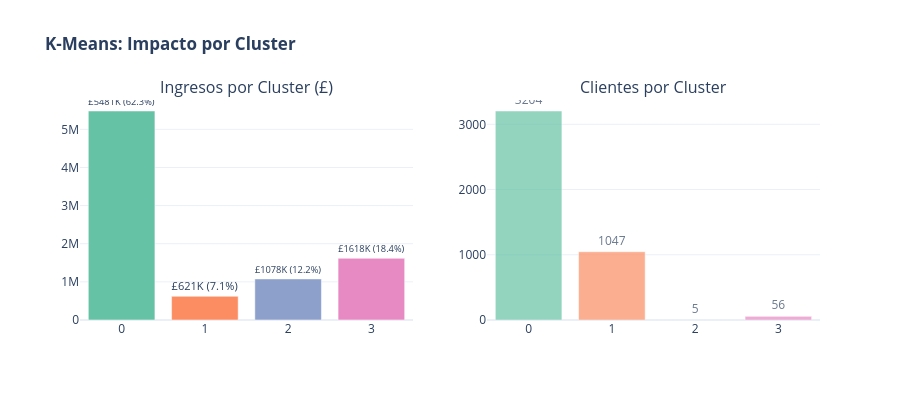

The code cell stored with this chart in its notebook:
### Code cell
# Ingresos por cluster
rev_cluster = rfm.groupby('Cluster_KM')['Monetario'].sum().reset_index()
rev_cluster['%'] = (rev_cluster['Monetario'] / rev_cluster['Monetario'].sum() * 100).round(1)
rev_cluster['Clientes'] = rfm.groupby('Cluster_KM').size().values

fig = make_subplots(rows=1, cols=2,
    subplot_titles=('Ingresos por Cluster (£)', 'Clientes por Cluster'))

fig.add_trace(go.Bar(x=rev_cluster['Cluster_KM'], y=rev_cluster['Monetario'],
    marker_color=px.colors.qualitative.Set2,
    text=[f'£{v/1e3:.0f}K ({p}%)' for v,p in zip(rev_cluster['Monetario'], rev_cluster['%'])],
    textposition='outside'), row=1, col=1)

fig.add_trace(go.Bar(x=rev_cluster['Cluster_KM'], y=rev_cluster['Clientes'],
    marker_color=px.colors.qualitative.Set2, opacity=0.7,
    text=rev_cluster['Clientes'], textposition='outside'), row=1, col=2)

fig.update_layout(title_text='<b>K-Means: Impacto por Cluster</b>',
    height=400, template='plotly_white', showlegend=False)
fig.show()

### Figure 1 — Plotly figure (JSON) as saved in the notebook; plotly's stock layout.template omitted (floating-point values rounded to 4 significant figures)
{"data": [{"marker": {"color": ["rgb(102,194,165)", "rgb(252,141,98)", "rgb(141,160,203)", "rgb(231,138,195)", "rgb(166,216,84)", "rgb(255,217,47)", "rgb(229,196,148)", "rgb(179,179,179)"]}, "text": ["£5481K (62.3%)", "£621K (7.1%)", "£1078K (12.2%)", "£1618K (18.4%)"], "textposition": "outside", "type": "bar", "x": [0, 1, 2, 3], "xaxis": "x", "y": [5481000.0, 621400.0, 1078000.0, 1618000.0], "yaxis": "y"}, {"marker": {"color": ["rgb(102,194,165)", "rgb(252,141,98)", "rgb(141,160,203)", "rgb(231,138,195)", "rgb(166,216,84)", "rgb(255,217,47)", "rgb(229,196,148)", "rgb(179,179,179)"]}, "opacity": 0.7, "text": [3204.0, 1047.0, 5.0, 56.0], "textposition": "outside", "type": "bar", "x": [0, 1, 2, 3], "xaxis": "x2", "y": [3204, 1047, 5, 56], "yaxis": "y2"}], "layout": {"annotations": [{"font": {"size": 16}, "showarrow": false, "text": "Ingresos por Cluster (£)", "x": 0.225, "xanchor": "center", "xref": "paper", "y": 1, "yanchor": "bottom", "yref": "paper"}, {"font": {"size": 16}, "showarrow": false, "text": "Clientes por Cluster", "x": 0.775, "xanchor": "center", "xref": "paper", "y": 1, "yanchor": "bottom", "yref": "paper"}], "height": 400, "showlegend": false, "title": {"text": "<b>K-Means: Impacto por Cluster</b>"}, "xaxis": {"anchor": "y", "domain": [0, 0.45]}, "xaxis2": {"anchor": "y2", "domain": [0.55, 1]}, "yaxis": {"anchor": "x", "domain": [0, 1]}, "yaxis2": {"anchor": "x2", "domain": [0, 1]}}}
